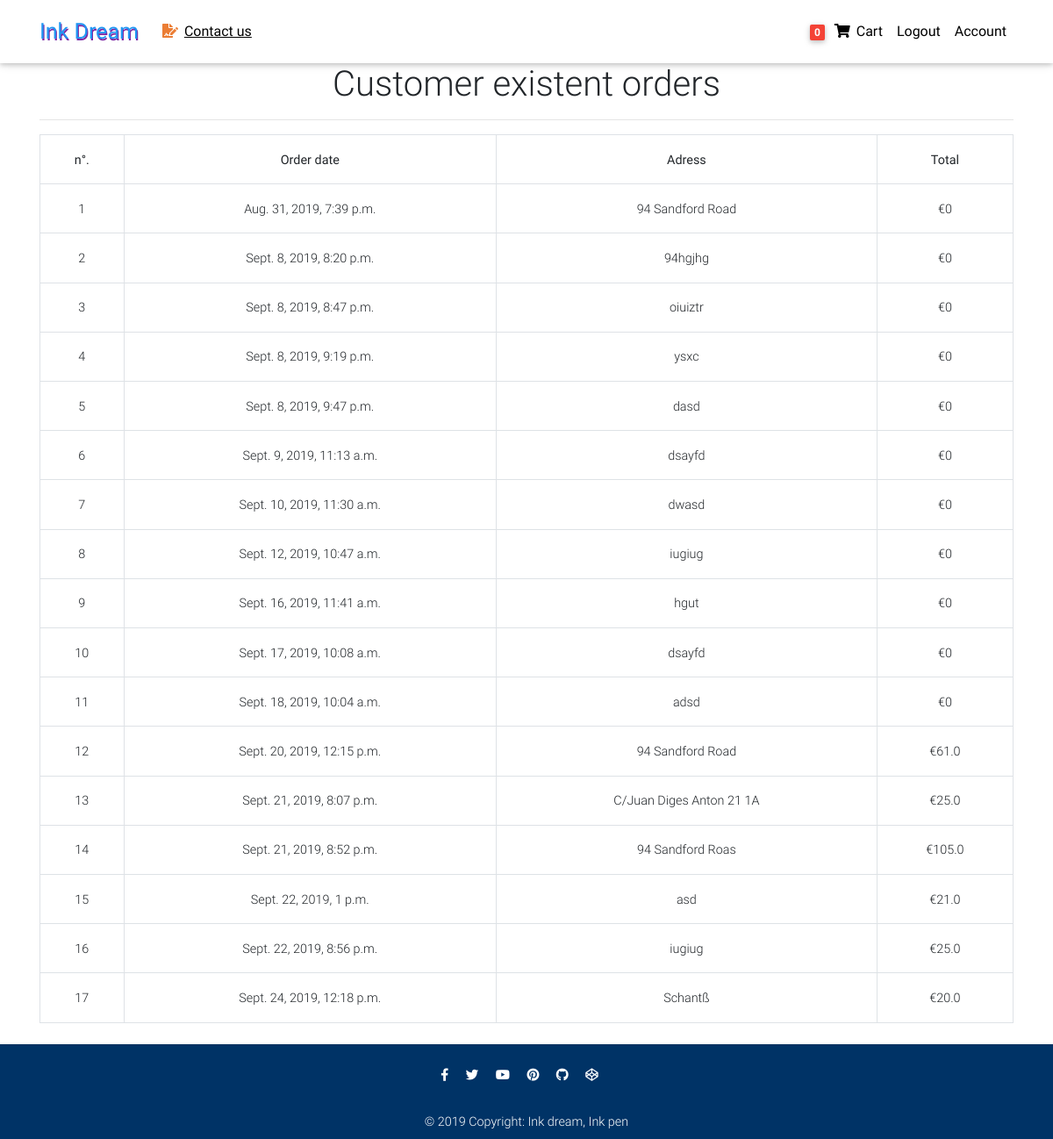
Page /account/profile/ (signed in) on the committed database.
### book/models.py (models this page shows, shortened)
class Order(models.Model):
    user = models.ForeignKey(settings.AUTH_USER_MODEL,
                             on_delete=models.CASCADE)
    items = models.ManyToManyField(OrderItem)
    start_date = models.DateTimeField(auto_now_add=True)
    ordered_date = models.DateTimeField()
    ordered = models.BooleanField(default=False)
    billing_address = models.ForeignKey(
        'SaveCustomerAddress', on_delete=models.SET_NULL, blank=True, null=True)
    payment = models.ForeignKey(
        'Payment', on_delete=models.SET_NULL, blank=True, null=True)
    def get_total(self):
        total = 0
        for order_item in self.items.all():
            total += order_item.get_final_price()
        return total

class SaveCustomerAddress(models.Model):
    user = models.ForeignKey(settings.AUTH_USER_MODEL,
                             on_delete=models.CASCADE)
    street_address = models.CharField(max_length=100)
    house_address = models.CharField(max_length=100)
    country = CountryField(multiple=False)
    zip = models.CharField(max_length=100)

class OrderItem(models.Model):
    user = models.ForeignKey(settings.AUTH_USER_MODEL,
                             on_delete=models.CASCADE)
    ordered = models.BooleanField(default=False)
    item = models.ForeignKey(Book, on_delete=models.CASCADE)
    quantity = models.IntegerField(default=1)
    def get_total_item_price(self):
        return self.quantity * self.item.price
    def get_total_discount_item_price(self):
        return self.quantity * self.item.discount_price
    def get_final_price(self):
        if self.item.discount_price:
            return self.get_total_discount_item_price()
        return self.get_total_item_price()

class Book(models.Model):
    title = models.CharField(max_length=100)
    work_author = models.CharField(max_length=100)
    cover = models.ImageField()
    discount_price = models.FloatField(blank=True, null=True)
    price = models.FloatField()
    category = models.CharField(choices=GENGRE_ELECTION, max_length=2)
    sticker = models.CharField(choices=STICKER_CHOICES, max_length=2, blank=True, null=True)
    slug= models.SlugField()
    publish_date = models.DateTimeField()
    description = models.TextField()
    bestseller = models.BooleanField(default=False)
    notbestseller = models.BooleanField(default=False)
    longbook = models.BooleanField(default=False)
    shortbook = models.BooleanField(default=False)
    worldwide_appreciated = models.BooleanField(default=False)
    underground_appreciation = models.BooleanField(default=False)

### profiles/views.py (the view)
# urls.py: path('account/profile/', profile_view, name='profile'),
def profile_view(request):
  orders = Order.objects.filter(user=request.user, ordered=True)
  context = {
    'orders': orders
  }
  return render(request, "profile.html", context )

### book/templatetags/trolley_template_tags.py (called while the page is built)
@register.filter
def tolley_item_count(user):
    if user.is_authenticated:
        qs = Order.objects.filter(user=user, ordered=False)
        if qs.exists():
            return qs[0].items.count()
    return 0

### templates/profile.html
{% extends "base.html" %}
{% block content %}
<main>
<div class="container main_content">
<h1 class="text-center">Customer existent orders</h1>
<hr />
  <table class=" table table-hover table-bordered text-center mb-4"">
      <tr class="text-center">
          <th>n°.</th>
          <th>Order date</th>
          <th>Adress</th>
          <th>Total</th>
      </tr>
      {% for order in orders %}
      <tr>
          <td>{{ forloop.counter }}</td>
          <td>{{ order.ordered_date }}</td>
          <td>{{ order.billing_address.street_address}}</td>
          <td>€{{ order.get_total }}</td>
      </tr>
      {% empty %}
      <tr>
      <td colspan="4">
          You haven´t yet purchased something from us...
      </td>
      </tr>
      {% endfor %}
  </table>
</div>
</main>
{% endblock content %}

### templates/navbar.html (shortened to what this page needs)
{% load trolley_template_tags %}
<nav class="navbar fixed-top navbar-expand-lg navbar-light white scrolling-navbar">
    <div class="container">
      <a class="navbar-brand waves-effect" href="/">
        <strong class="blue-text">Ink Dream</strong>
      </a>
      <div class="collapse navbar-collapse" id="navbarSupportedContent">
        <ul class="navbar-nav mr-auto">
          <li class="nav-item navbar_text">
      <a class="nav-link waves-effect" href='/contact/ContactFormView/' target="_blank"><i class="fas fa-file-signature"></i> <u>Contact us</u></a>
          </li>
        </ul>
        <ul class="navbar-nav nav-flex-icons">
          {% if request.user.is_authenticated %}
          <li class="nav-item navbar_text">
            <a href="{% url 'book:order_final_view' %}" class="nav-link waves-effect">
              <span class="badge red z-depth-1 mr-1"> {{request.user|tolley_item_count }}  </span>
              <i class="fas fa-shopping-cart"></i>
              <span class="clearfix d-none d-sm-inline-block"> Cart </span>
            </a>
          </li>
          <li class="nav-item navbar_text">
            <a class="nav-link waves-effect" href="{% url 'account_logout' %}">
              <span class="clearfix d-none d-sm-inline-block"> Logout </span>
            </a>
          </li>
          <li class="nav-item navbar_text">
            <a class="nav-link" href="{% url 'profile' %}">Account</a>
          </li>
          {% endif %}
        </ul>
      </div>
    </div>
  </nav>

### static/css/style.css (style rules this page uses)
html, body, header, .carousel { height: 60vh; }
html, body, .view { height: 100%; }
.blue-text, .navbar_text { font-family: 'Lekton', sans-serif; }
.blue-text { font-size: 25px; text-shadow: 1px 2px 0 rgb(126, 37, 161); }
.fa-file-signature { color: #eb7d34; }
main { min-height: 125%; }

### rows in the picture
Order: ordered_date "Aug. 31, 2019, 7:39 p.m.", billing_address.street_address "94 Sandford Road", get_total "0"
Order: ordered_date "Sept. 8, 2019, 8:20 p.m.", billing_address.street_address "94hgjhg", get_total "0"
Order: ordered_date "Sept. 8, 2019, 8:47 p.m.", billing_address.street_address "oiuiztr", get_total "0"
Order: ordered_date "Sept. 8, 2019, 9:19 p.m.", billing_address.street_address "ysxc", get_total "0"
Order: ordered_date "Sept. 8, 2019, 9:47 p.m.", billing_address.street_address "dasd", get_total "0"
Order: ordered_date "Sept. 9, 2019, 11:13 a.m.", billing_address.street_address "dsayfd", get_total "0"
Order: ordered_date "Sept. 10, 2019, 11:30 a.m.", billing_address.street_address "dwasd", get_total "0"
Order: ordered_date "Sept. 12, 2019, 10:47 a.m.", billing_address.street_address "iugiug", get_total "0"
Order: ordered_date "Sept. 16, 2019, 11:41 a.m.", billing_address.street_address "hgut", get_total "0"
Order: ordered_date "Sept. 17, 2019, 10:08 a.m.", billing_address.street_address "dsayfd", get_total "0"
Order: ordered_date "Sept. 18, 2019, 10:04 a.m.", billing_address.street_address "adsd", get_total "0"
Order: ordered_date "Sept. 20, 2019, 12:15 p.m.", billing_address.street_address "94 Sandford Road", get_total "61.0"
Order: ordered_date "Sept. 21, 2019, 8:07 p.m.", billing_address.street_address "C/Juan Diges Anton 21 1A", get_total "25.0"
Order: ordered_date "Sept. 21, 2019, 8:52 p.m.", billing_address.street_address "94 Sandford Roas", get_total "105.0"
Order: ordered_date "Sept. 22, 2019, 1 p.m.", billing_address.street_address "asd", get_total "21.0"
Order: ordered_date "Sept. 22, 2019, 8:56 p.m.", billing_address.street_address "iugiug", get_total "25.0"
Order: ordered_date "Sept. 24, 2019, 12:18 p.m.", billing_address.street_address "Schantß", get_total "20.0"

### other values in the picture
{{ request.user|tolley_item_count }} "0"
